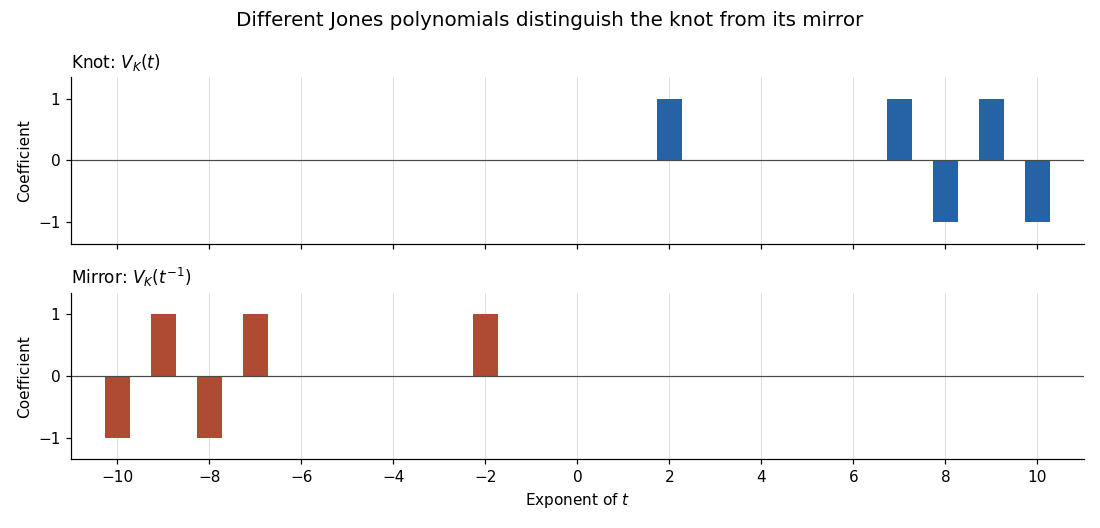

The script that saved this image:
"""Compare the computed Jones polynomial with its reflection; output to CWD."""

from pathlib import Path

import matplotlib

matplotlib.use("Agg")
import matplotlib.pyplot as plt
import numpy as np


def main():
    coefficients = {2: 1, 7: 1, 8: -1, 9: 1, 10: -1}
    fig, axes = plt.subplots(2, 1, figsize=(10, 4.8), sharex=True)
    for ax, data, name, color in (
        (axes[0], coefficients, "Knot: $V_K(t)$", "#2563a6"),
        (axes[1], {-k: v for k, v in coefficients.items()}, "Mirror: $V_K(t^{-1})$", "#ae4b32"),
    ):
        powers = np.array(sorted(data))
        ax.bar(powers, [data[k] for k in powers], width=0.55, color=color)
        ax.axhline(0, color="#4a4a4a", linewidth=0.8)
        ax.set_ylim(-1.35, 1.35)
        ax.set_yticks([-1, 0, 1])
        ax.set_ylabel("Coefficient")
        ax.set_title(name, loc="left", fontsize=11)
        ax.grid(axis="x", color="#dddddd", linewidth=0.6)
        ax.set_axisbelow(True)
        ax.spines[["top", "right"]].set_visible(False)
    axes[1].set_xticks(range(-10, 11, 2))
    axes[1].set_xlabel("Exponent of $t$")
    axes[1].set_xlim(-11, 11)
    fig.suptitle("Different Jones polynomials distinguish the knot from its mirror", fontsize=13)
    fig.tight_layout()
    fig.savefig(Path.cwd() / "paper-19-jones-reflection.png", dpi=110, facecolor="white", transparent=False)
    plt.close(fig)


if __name__ == "__main__":
    main()
